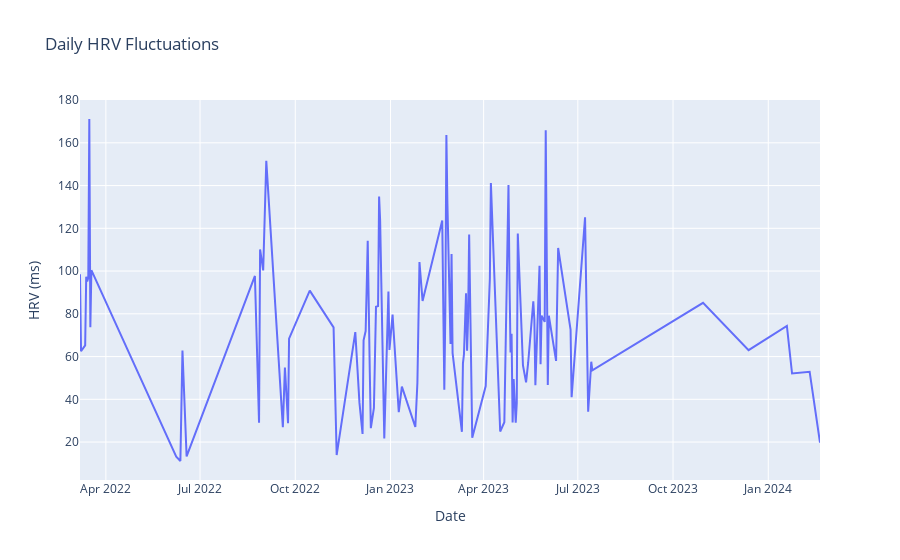

The notebook cell saved with this chart:
### Code cell
# Plot daily HRV fluctuations over time
df_hrv_daily = df_hrv.groupby(df_hrv['startDate'].dt.date)['value'].mean().reset_index()

fig_hrv_daily = px.line(df_hrv_daily, x='startDate', y='value', 
                        title='Daily HRV Fluctuations',
                        labels={'value': 'HRV (ms)', 'startDate': 'Date'})
fig_hrv_daily.show()
